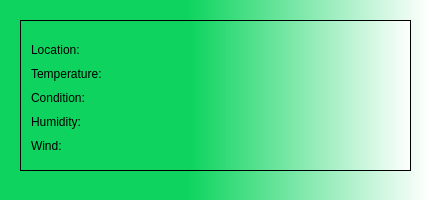
<?xml version="1.0" encoding="UTF-8"?>
<ui version="4.0">
 <class>Form</class>
 <widget class="QWidget" name="Form">
  <property name="geometry">
   <rect>
    <x>0</x>
    <y>0</y>
    <width>429</width>
    <height>200</height>
   </rect>
  </property>
  <property name="minimumSize">
   <size>
    <width>429</width>
    <height>200</height>
   </size>
  </property>
  <property name="maximumSize">
   <size>
    <width>429</width>
    <height>200</height>
   </size>
  </property>
  <property name="windowTitle">
   <string>Form</string>
  </property>
  <property name="styleSheet">
   <string notr="true">background-color: qlineargradient(spread:repeat, x1:0, y1:0, x2:1, y2:0, stop:0.4375 rgba(14, 212, 95, 255), stop:1 rgba(255, 255, 255, 255));</string>
  </property>
  <widget class="QFrame" name="frame">
   <property name="geometry">
    <rect>
     <x>20</x>
     <y>20</y>
     <width>391</width>
     <height>151</height>
    </rect>
   </property>
   <property name="frameShape">
    <enum>QFrame::StyledPanel</enum>
   </property>
   <property name="frameShadow">
    <enum>QFrame::Raised</enum>
   </property>
   <widget class="QLabel" name="label">
    <property name="geometry">
     <rect>
      <x>11</x>
      <y>21</y>
      <width>58</width>
      <height>18</height>
     </rect>
    </property>
    <property name="minimumSize">
     <size>
      <width>58</width>
      <height>18</height>
     </size>
    </property>
    <property name="styleSheet">
     <string notr="true">background-color: none;
font: 75 11pt &quot;MS Shell Dlg 2&quot;;
</string>
    </property>
    <property name="text">
     <string>Location:</string>
    </property>
   </widget>
   <widget class="QLabel" name="label_2">
    <property name="geometry">
     <rect>
      <x>11</x>
      <y>45</y>
      <width>91</width>
      <height>18</height>
     </rect>
    </property>
    <property name="minimumSize">
     <size>
      <width>91</width>
      <height>18</height>
     </size>
    </property>
    <property name="styleSheet">
     <string notr="true">background-color: none;
font: 75 11pt &quot;MS Shell Dlg 2&quot;;</string>
    </property>
    <property name="text">
     <string>Temperature:</string>
    </property>
   </widget>
   <widget class="QLabel" name="label_3">
    <property name="geometry">
     <rect>
      <x>11</x>
      <y>69</y>
      <width>63</width>
      <height>18</height>
     </rect>
    </property>
    <property name="minimumSize">
     <size>
      <width>63</width>
      <height>18</height>
     </size>
    </property>
    <property name="styleSheet">
     <string notr="true">background-color: none;
font: 75 11pt &quot;MS Shell Dlg 2&quot;;</string>
    </property>
    <property name="text">
     <string>Condition:</string>
    </property>
   </widget>
   <widget class="QLabel" name="label_4">
    <property name="geometry">
     <rect>
      <x>11</x>
      <y>93</y>
      <width>61</width>
      <height>18</height>
     </rect>
    </property>
    <property name="minimumSize">
     <size>
      <width>61</width>
      <height>18</height>
     </size>
    </property>
    <property name="styleSheet">
     <string notr="true">background-color: none;
font: 75 11pt &quot;MS Shell Dlg 2&quot;;</string>
    </property>
    <property name="text">
     <string>Humidity:</string>
    </property>
   </widget>
   <widget class="QLabel" name="label_5">
    <property name="geometry">
     <rect>
      <x>11</x>
      <y>117</y>
      <width>37</width>
      <height>18</height>
     </rect>
    </property>
    <property name="minimumSize">
     <size>
      <width>37</width>
      <height>18</height>
     </size>
    </property>
    <property name="styleSheet">
     <string notr="true">background-color: none;
font: 75 11pt &quot;MS Shell Dlg 2&quot;;</string>
    </property>
    <property name="text">
     <string>Wind:</string>
    </property>
   </widget>
   <widget class="QLabel" name="label_6">
    <property name="geometry">
     <rect>
      <x>111</x>
      <y>21</y>
      <width>64</width>
      <height>18</height>
     </rect>
    </property>
    <property name="styleSheet">
     <string notr="true">background-color: none;
font: 75 11pt &quot;MS Shell Dlg 2&quot;;</string>
    </property>
    <property name="text">
     <string/>
    </property>
   </widget>
   <widget class="QLabel" name="label_7">
    <property name="geometry">
     <rect>
      <x>111</x>
      <y>45</y>
      <width>64</width>
      <height>18</height>
     </rect>
    </property>
    <property name="styleSheet">
     <string notr="true">background-color: none;
font: 75 11pt &quot;MS Shell Dlg 2&quot;;</string>
    </property>
    <property name="text">
     <string/>
    </property>
   </widget>
   <widget class="QLabel" name="label_8">
    <property name="geometry">
     <rect>
      <x>111</x>
      <y>69</y>
      <width>64</width>
      <height>18</height>
     </rect>
    </property>
    <property name="styleSheet">
     <string notr="true">background-color: none;
font: 75 11pt &quot;MS Shell Dlg 2&quot;;</string>
    </property>
    <property name="text">
     <string/>
    </property>
   </widget>
   <widget class="QLabel" name="label_11">
    <property name="geometry">
     <rect>
      <x>111</x>
      <y>93</y>
      <width>64</width>
      <height>18</height>
     </rect>
    </property>
    <property name="styleSheet">
     <string notr="true">background-color: none;
font: 75 11pt &quot;MS Shell Dlg 2&quot;;</string>
    </property>
    <property name="text">
     <string/>
    </property>
   </widget>
   <widget class="QLabel" name="label_9">
    <property name="geometry">
     <rect>
      <x>111</x>
      <y>117</y>
      <width>64</width>
      <height>18</height>
     </rect>
    </property>
    <property name="styleSheet">
     <string notr="true">background-color: none;
font: 75 11pt &quot;MS Shell Dlg 2&quot;;</string>
    </property>
    <property name="text">
     <string/>
    </property>
   </widget>
   <widget class="QLabel" name="label_10">
    <property name="geometry">
     <rect>
      <x>250</x>
      <y>10</y>
      <width>121</width>
      <height>121</height>
     </rect>
    </property>
    <property name="minimumSize">
     <size>
      <width>121</width>
      <height>121</height>
     </size>
    </property>
    <property name="styleSheet">
     <string notr="true">background-color: none;</string>
    </property>
    <property name="text">
     <string/>
    </property>
    <property name="pixmap">
     <pixmap>sunny.png</pixmap>
    </property>
   </widget>
   <zorder>label_11</zorder>
   <zorder>label</zorder>
   <zorder>label_2</zorder>
   <zorder>label_3</zorder>
   <zorder>label_4</zorder>
   <zorder>label_5</zorder>
   <zorder>label_6</zorder>
   <zorder>label_7</zorder>
   <zorder>label_8</zorder>
   <zorder>label_9</zorder>
   <zorder>label_10</zorder>
  </widget>
 </widget>
 <resources/>
 <connections/>
</ui>
